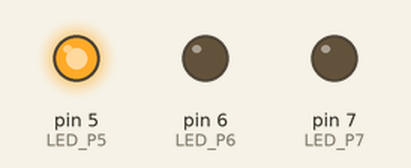
Bench run of a sketch on a simulated Arduino Uno, built with avr-gcc and run on an emulated ATmega328P. Shown: output pins drawn as LEDs (lit = HIGH).

Above: at 0.5 s.
At 1.5 s:
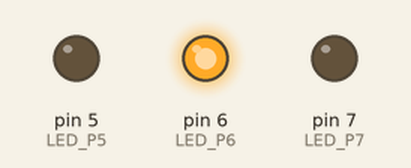
At 5.5 s:
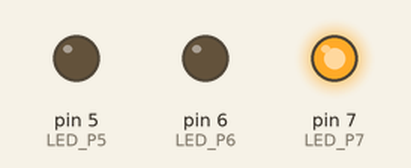
Timing chart, 0 to 6.9 s (numbered marks = the images above):
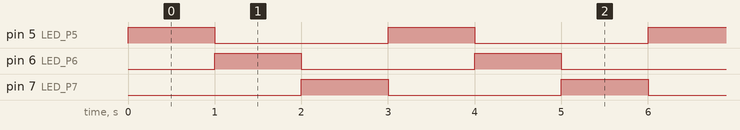

Measured:
- by itself, pin 5 (LED_P5), pin 6 (LED_P6), pin 7 (LED_P7): alternates HIGH for 1.0 s and LOW for 2.0 s
- by itself, everything shown: repeats every 3.0 s, in 3 steps

The sketch:

semaforo.ino
```cpp
#define tempo 1000

int LED_P5 = 5;
int LED_P6 = 6;
int LED_P7 = 7;

void setup() {

  pinMode(LED_P5, OUTPUT);
  pinMode(LED_P6, OUTPUT);
  pinMode(LED_P7, OUTPUT);

}

void loop() {

  digitalWrite(LED_P7, LOW);
  digitalWrite(LED_P5, HIGH);
  delay(tempo);

  digitalWrite(LED_P5, LOW);
  digitalWrite(LED_P6, HIGH);
  delay(tempo);

  digitalWrite(LED_P6, LOW);
  digitalWrite(LED_P7, HIGH);
  delay(tempo);

}
```
